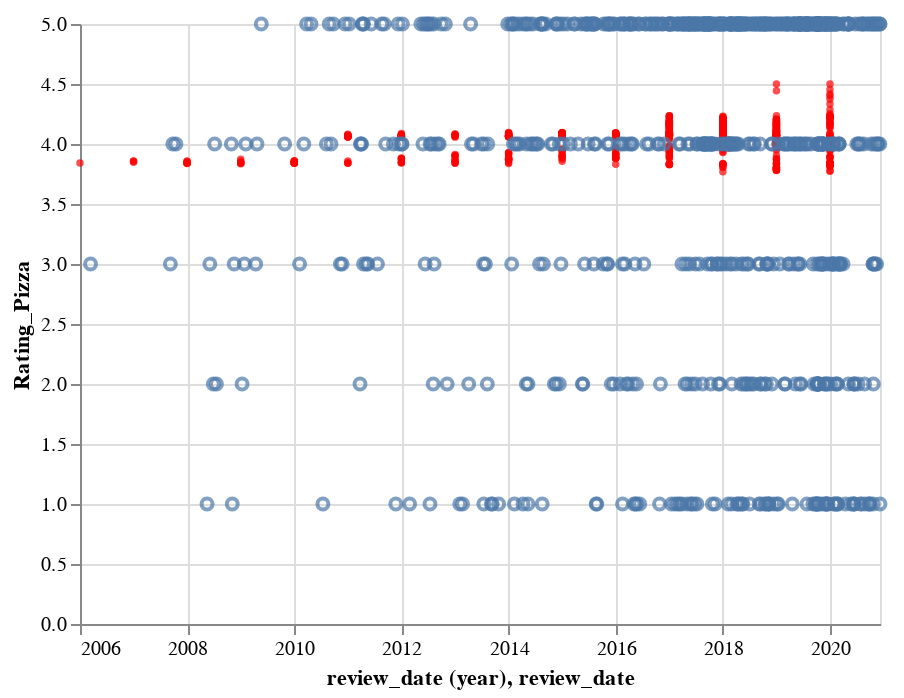

Notebook code cell kept with this figure:
### Code cell
category_trend('Mexican')

### Figure 1 — Vega-Lite specification as saved in the notebook (floating-point values rounded to 4 significant figures; data arrays with more than 128 entries replaced by an {"elided": "..."} marker saying what was removed)
{"config": {"view": {"continuousWidth": 400, "continuousHeight": 300}}, "layer": [{"mark": {"type": "point", "color": "red", "size": 3}, "encoding": {"x": {"type": "temporal", "field": "review_date", "timeUnit": "year"}, "y": {"type": "quantitative", "field": "rolling_mean"}}, "transform": [{"window": [{"op": "mean", "field": "review_rating", "as": "rolling_mean"}]}]}, {"mark": "point", "encoding": {"x": {"type": "temporal", "field": "review_date"}, "y": {"type": "quantitative", "axis": {"title": "Rating_Pizza"}, "field": "review_rating"}}}], "data": {"name": "data-f47faaf19bcd71f04b3889115e616085"}, "$schema": "https://vega.github.io/schema/vega-lite/v4.8.1.json", "datasets": {"data-f47faaf19bcd71f04b3889115e616085": {"elided": "736 records"}}}
